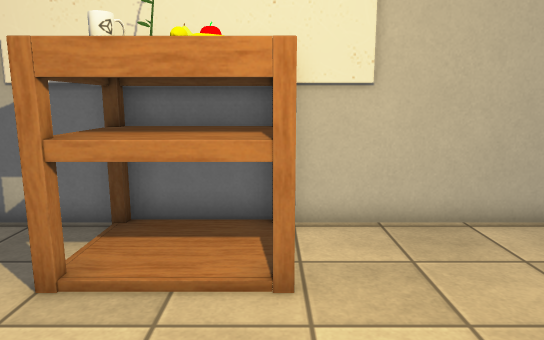
view 1 (above)

12 first-person views from a walk through a 3-D level made in the Unity game engine. The camera is 1.4 m above the floor, tilts 10° down and sees 70° across. The floor is counted in squares, 0.5 m on a side. Each view is taken from the middle of a square. On the plan, view 1 faces up. The plan holds only what a view shows up to about 20 squares ahead; the rest is blank. Some surface patterns are stand-ins.

view 2
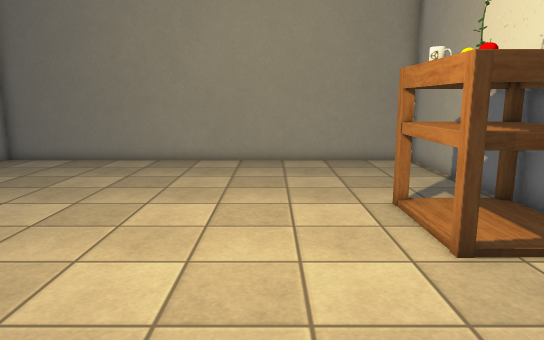

view 3
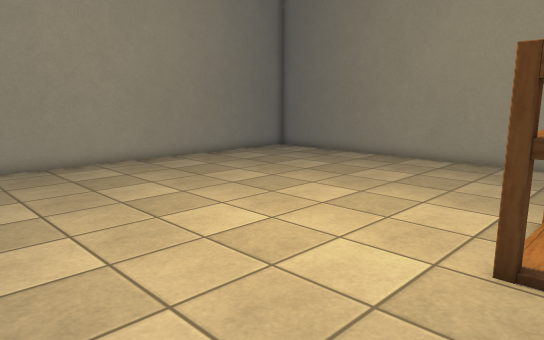

view 4
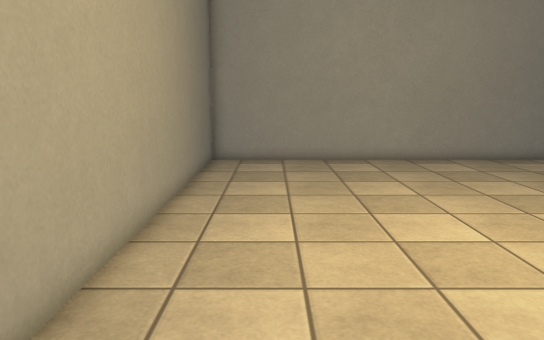

view 5
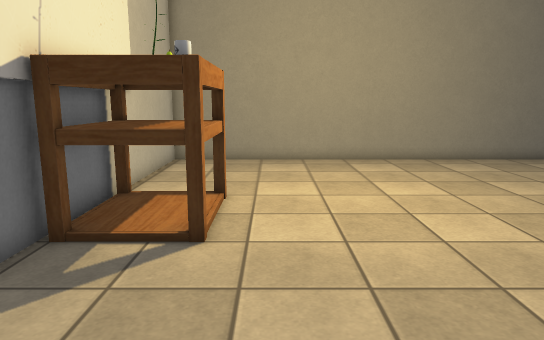

view 6
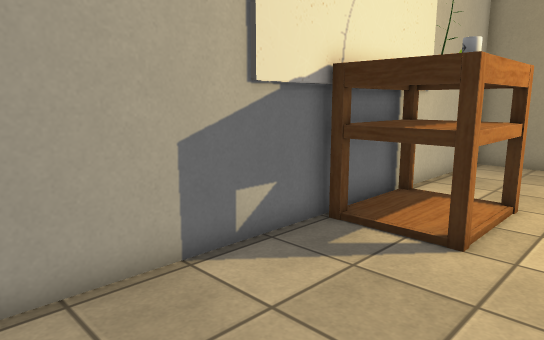

view 7
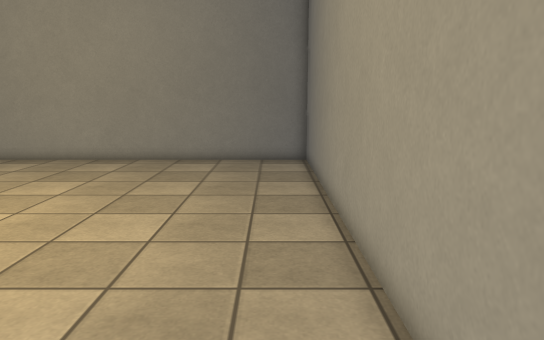

view 8
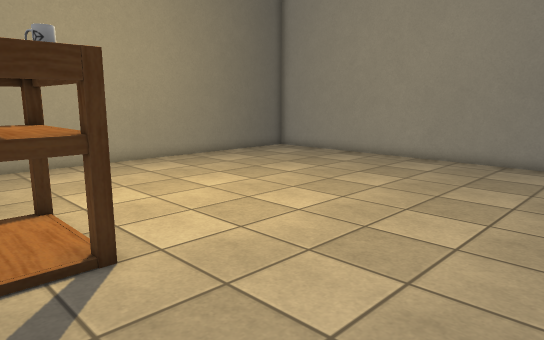

view 9
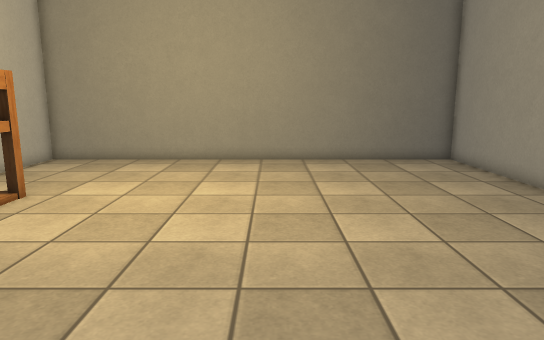

view 10
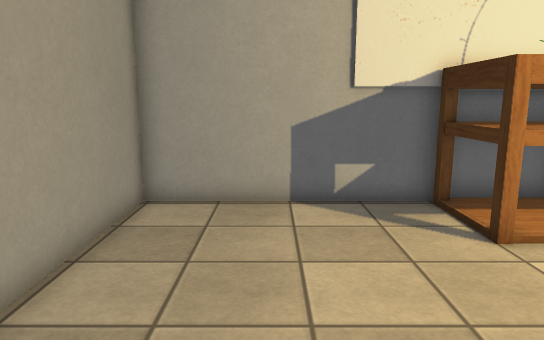

view 11
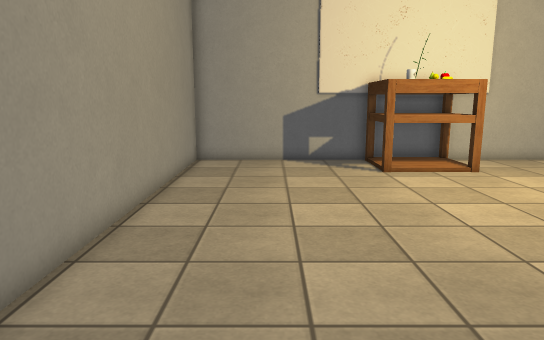

view 12
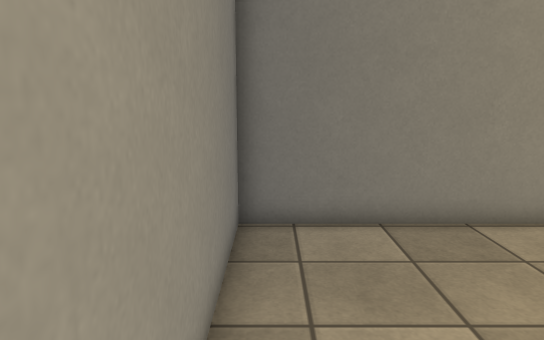

### Floor plan
Points are (right, up) in squares from view 1. A wall is a line through its corners. A room is listed if a view was taken in it or the views show most of it. See-through windows are left out.
Room 1 (views 1, 2, 3, 4, 5, 6, 7, 8, 9, 10, 11, 12)
walls: (-3.5, 8.8) (-11.7, 8.8) (-11.7, -10.8) (7.9, -10.8) (7.9, 8.8) (0, 8.8)
Room 2 (no view inside)
walls: (0, 8.8) (-3.5, 8.8)
objects: other object (-4, 5) to (0, 8)

Where each view was taken, in squares from view 1:
view 1: 0 up, 0 right, facing up
view 2: 2 up, 7 right, facing left
view 3: 7 up, 7 right, facing down-left
view 4: 8 up, 5 right, facing down
view 5: 4 up, 11 left, facing right
view 6: 3 up, 11 left, facing up-right
view 7: 8 up, 10 left, facing down
view 8: 8 up, 10 left, facing down-right
view 9: 2 down, 11 left, facing right
view 10: 2 down, 8 left, facing up
view 11: 10 down, 8 left, facing up
view 12: 10 down, 3 left, facing left
